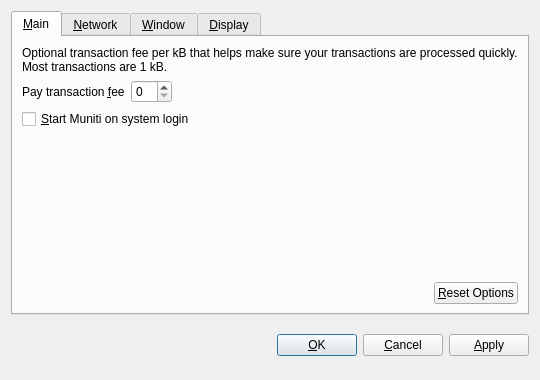
<?xml version="1.0" encoding="UTF-8"?>
<ui version="4.0">
 <class>OptionsDialog</class>
 <widget class="QDialog" name="OptionsDialog">
  <property name="geometry">
   <rect>
    <x>0</x>
    <y>0</y>
    <width>540</width>
    <height>380</height>
   </rect>
  </property>
  <property name="windowTitle">
   <string>Options</string>
  </property>
  <property name="modal">
   <bool>true</bool>
  </property>
  <layout class="QVBoxLayout" name="verticalLayout">
   <item>
    <widget class="QTabWidget" name="tabWidget">
     <property name="tabPosition">
      <enum>QTabWidget::North</enum>
     </property>
     <property name="currentIndex">
      <number>0</number>
     </property>
     <widget class="QWidget" name="tabMain">
      <attribute name="title">
       <string>&amp;Main</string>
      </attribute>
      <layout class="QVBoxLayout" name="verticalLayout_Main">
       <item>
        <widget class="QLabel" name="transactionFeeInfoLabel">
         <property name="text">
          <string>Optional transaction fee per kB that helps make sure your transactions are processed quickly. Most transactions are 1 kB.</string>
         </property>
         <property name="textFormat">
          <enum>Qt::PlainText</enum>
         </property>
         <property name="wordWrap">
          <bool>true</bool>
         </property>
        </widget>
       </item>
       <item>
        <layout class="QHBoxLayout" name="horizontalLayout_1_Main">
         <item>
          <widget class="QLabel" name="transactionFeeLabel">
           <property name="text">
            <string>Pay transaction &amp;fee</string>
           </property>
           <property name="textFormat">
            <enum>Qt::PlainText</enum>
           </property>
           <property name="buddy">
            <cstring>transactionFee</cstring>
           </property>
          </widget>
         </item>
         <item>
          <widget class="BitcoinAmountField" name="transactionFee"/>
         </item>
         <item>
          <spacer name="horizontalSpacer_1_Main">
           <property name="orientation">
            <enum>Qt::Horizontal</enum>
           </property>
           <property name="sizeHint" stdset="0">
            <size>
             <width>40</width>
             <height>20</height>
            </size>
           </property>
          </spacer>
         </item>
        </layout>
       </item>
       <item>
        <widget class="QCheckBox" name="bitcoinAtStartup">
         <property name="toolTip">
          <string>Automatically start Muniti after logging in to the system.</string>
         </property>
         <property name="text">
          <string>&amp;Start Muniti on system login</string>
         </property>
        </widget>
       </item>
       <item>
        <spacer name="verticalSpacer_Main">
         <property name="orientation">
          <enum>Qt::Vertical</enum>
         </property>
         <property name="sizeHint" stdset="0">
          <size>
           <width>20</width>
           <height>40</height>
          </size>
         </property>
        </spacer>
       </item>
       <item>
        <layout class="QHBoxLayout" name="horizontalLayout_2_Main">
         <item>
          <spacer name="horizontalSpacer_2_Main">
           <property name="orientation">
            <enum>Qt::Horizontal</enum>
           </property>
           <property name="sizeHint" stdset="0">
            <size>
             <width>40</width>
             <height>20</height>
            </size>
           </property>
          </spacer>
         </item>
         <item>
          <widget class="QPushButton" name="resetButton">
           <property name="toolTip">
            <string>Reset all client options to default.</string>
           </property>
           <property name="text">
            <string>&amp;Reset Options</string>
           </property>
           <property name="autoDefault">
            <bool>false</bool>
           </property>
          </widget>
         </item>
        </layout>
       </item>
      </layout>
     </widget>
     <widget class="QWidget" name="tabNetwork">
      <attribute name="title">
       <string>&amp;Network</string>
      </attribute>
      <layout class="QVBoxLayout" name="verticalLayout_Network">
       <item>
        <widget class="QCheckBox" name="mapPortUpnp">
         <property name="toolTip">
          <string>Automatically open the Muniti client port on the router. This only works when your router supports UPnP and it is enabled.</string>
         </property>
         <property name="text">
          <string>Map port using &amp;UPnP</string>
         </property>
        </widget>
       </item>
       <item>
        <widget class="QCheckBox" name="connectSocks">
         <property name="toolTip">
          <string>Connect to the Muniti network through a SOCKS proxy (e.g. when connecting through Tor).</string>
         </property>
         <property name="text">
          <string>&amp;Connect through SOCKS proxy:</string>
         </property>
        </widget>
       </item>
       <item>
        <layout class="QHBoxLayout" name="horizontalLayout_Network">
         <item>
          <widget class="QLabel" name="proxyIpLabel">
           <property name="text">
            <string>Proxy &amp;IP:</string>
           </property>
           <property name="textFormat">
            <enum>Qt::PlainText</enum>
           </property>
           <property name="buddy">
            <cstring>proxyIp</cstring>
           </property>
          </widget>
         </item>
         <item>
          <widget class="QValidatedLineEdit" name="proxyIp">
           <property name="maximumSize">
            <size>
             <width>140</width>
             <height>16777215</height>
            </size>
           </property>
           <property name="toolTip">
            <string>IP address of the proxy (e.g. 127.0.0.1)</string>
           </property>
          </widget>
         </item>
         <item>
          <widget class="QLabel" name="proxyPortLabel">
           <property name="text">
            <string>&amp;Port:</string>
           </property>
           <property name="textFormat">
            <enum>Qt::PlainText</enum>
           </property>
           <property name="buddy">
            <cstring>proxyPort</cstring>
           </property>
          </widget>
         </item>
         <item>
          <widget class="QLineEdit" name="proxyPort">
           <property name="maximumSize">
            <size>
             <width>55</width>
             <height>16777215</height>
            </size>
           </property>
           <property name="toolTip">
            <string>Port of the proxy (e.g. 9050)</string>
           </property>
          </widget>
         </item>
         <item>
          <widget class="QLabel" name="socksVersionLabel">
           <property name="text">
            <string>SOCKS &amp;Version:</string>
           </property>
           <property name="textFormat">
            <enum>Qt::PlainText</enum>
           </property>
           <property name="buddy">
            <cstring>socksVersion</cstring>
           </property>
          </widget>
         </item>
         <item>
          <widget class="QValueComboBox" name="socksVersion">
           <property name="toolTip">
            <string>SOCKS version of the proxy (e.g. 5)</string>
           </property>
          </widget>
         </item>
         <item>
          <spacer name="horizontalSpacer_Network">
           <property name="orientation">
            <enum>Qt::Horizontal</enum>
           </property>
           <property name="sizeHint" stdset="0">
            <size>
             <width>40</width>
             <height>20</height>
            </size>
           </property>
          </spacer>
         </item>
        </layout>
       </item>
       <item>
        <spacer name="verticalSpacer_Network">
         <property name="orientation">
          <enum>Qt::Vertical</enum>
         </property>
         <property name="sizeHint" stdset="0">
          <size>
           <width>20</width>
           <height>40</height>
          </size>
         </property>
        </spacer>
       </item>
      </layout>
     </widget>
     <widget class="QWidget" name="tabWindow">
      <attribute name="title">
       <string>&amp;Window</string>
      </attribute>
      <layout class="QVBoxLayout" name="verticalLayout_Window">
       <item>
        <widget class="QCheckBox" name="minimizeToTray">
         <property name="toolTip">
          <string>Show only a tray icon after minimizing the window.</string>
         </property>
         <property name="text">
          <string>&amp;Minimize to the tray instead of the taskbar</string>
         </property>
        </widget>
       </item>
       <item>
        <widget class="QCheckBox" name="minimizeOnClose">
         <property name="toolTip">
          <string>Minimize instead of exit the application when the window is closed. When this option is enabled, the application will be closed only after selecting Quit in the menu.</string>
         </property>
         <property name="text">
          <string>M&amp;inimize on close</string>
         </property>
        </widget>
       </item>
       <item>
        <spacer name="verticalSpacer_Window">
         <property name="orientation">
          <enum>Qt::Vertical</enum>
         </property>
         <property name="sizeHint" stdset="0">
          <size>
           <width>20</width>
           <height>40</height>
          </size>
         </property>
        </spacer>
       </item>
      </layout>
     </widget>
     <widget class="QWidget" name="tabDisplay">
      <attribute name="title">
       <string>&amp;Display</string>
      </attribute>
      <layout class="QVBoxLayout" name="verticalLayout_Display">
       <item>
        <layout class="QHBoxLayout" name="horizontalLayout_1_Display">
         <item>
          <widget class="QLabel" name="langLabel">
           <property name="text">
            <string>User Interface &amp;language:</string>
           </property>
           <property name="textFormat">
            <enum>Qt::PlainText</enum>
           </property>
           <property name="buddy">
            <cstring>lang</cstring>
           </property>
          </widget>
         </item>
         <item>
          <widget class="QValueComboBox" name="lang">
           <property name="toolTip">
            <string>The user interface language can be set here. This setting will take effect after restarting Muniti.</string>
           </property>
          </widget>
         </item>
        </layout>
       </item>
       <item>
        <layout class="QHBoxLayout" name="horizontalLayout_2_Display">
         <item>
          <widget class="QLabel" name="unitLabel">
           <property name="text">
            <string>&amp;Unit to show amounts in:</string>
           </property>
           <property name="textFormat">
            <enum>Qt::PlainText</enum>
           </property>
           <property name="buddy">
            <cstring>unit</cstring>
           </property>
          </widget>
         </item>
         <item>
          <widget class="QValueComboBox" name="unit">
           <property name="toolTip">
            <string>Choose the default subdivision unit to show in the interface and when sending coins.</string>
           </property>
          </widget>
         </item>
        </layout>
       </item>
       <item>
        <widget class="QCheckBox" name="displayAddresses">
         <property name="toolTip">
          <string>Whether to show Muniti addresses in the transaction list or not.</string>
         </property>
         <property name="text">
          <string>&amp;Display addresses in transaction list</string>
         </property>
        </widget>
       </item>
       <item>
        <widget class="QCheckBox" name="coinControlFeatures">
         <property name="toolTip">
          <string>Whether to show coin control features or not.</string>
         </property>
         <property name="text">
          <string>Display coin &amp;control features (experts only!)</string>
         </property>
        </widget>
       </item>
       <item>
        <spacer name="verticalSpacer_Display">
         <property name="orientation">
          <enum>Qt::Vertical</enum>
         </property>
         <property name="sizeHint" stdset="0">
          <size>
           <width>20</width>
           <height>40</height>
          </size>
         </property>
        </spacer>
       </item>
      </layout>
     </widget>
    </widget>
   </item>
   <item>
    <layout class="QHBoxLayout" name="horizontalLayout_Buttons">
     <item>
      <spacer name="horizontalSpacer_1">
       <property name="orientation">
        <enum>Qt::Horizontal</enum>
       </property>
       <property name="sizeHint" stdset="0">
        <size>
         <width>40</width>
         <height>48</height>
        </size>
       </property>
      </spacer>
     </item>
     <item>
      <widget class="QLabel" name="statusLabel">
       <property name="font">
        <font>
         <weight>75</weight>
         <bold>true</bold>
        </font>
       </property>
       <property name="text">
        <string/>
       </property>
       <property name="textFormat">
        <enum>Qt::PlainText</enum>
       </property>
       <property name="wordWrap">
        <bool>true</bool>
       </property>
      </widget>
     </item>
     <item>
      <spacer name="horizontalSpacer_2">
       <property name="orientation">
        <enum>Qt::Horizontal</enum>
       </property>
       <property name="sizeHint" stdset="0">
        <size>
         <width>40</width>
         <height>48</height>
        </size>
       </property>
      </spacer>
     </item>
     <item>
      <widget class="QPushButton" name="okButton">
       <property name="text">
        <string>&amp;OK</string>
       </property>
      </widget>
     </item>
     <item>
      <widget class="QPushButton" name="cancelButton">
       <property name="text">
        <string>&amp;Cancel</string>
       </property>
       <property name="autoDefault">
        <bool>false</bool>
       </property>
      </widget>
     </item>
     <item>
      <widget class="QPushButton" name="applyButton">
       <property name="text">
        <string>&amp;Apply</string>
       </property>
       <property name="autoDefault">
        <bool>false</bool>
       </property>
      </widget>
     </item>
    </layout>
   </item>
  </layout>
 </widget>
 <customwidgets>
  <customwidget>
   <class>BitcoinAmountField</class>
   <extends>QSpinBox</extends>
   <header>bitcoinamountfield.h</header>
  </customwidget>
  <customwidget>
   <class>QValueComboBox</class>
   <extends>QComboBox</extends>
   <header>qvaluecombobox.h</header>
  </customwidget>
  <customwidget>
   <class>QValidatedLineEdit</class>
   <extends>QLineEdit</extends>
   <header>qvalidatedlineedit.h</header>
  </customwidget>
 </customwidgets>
 <resources/>
 <connections/>
</ui>
